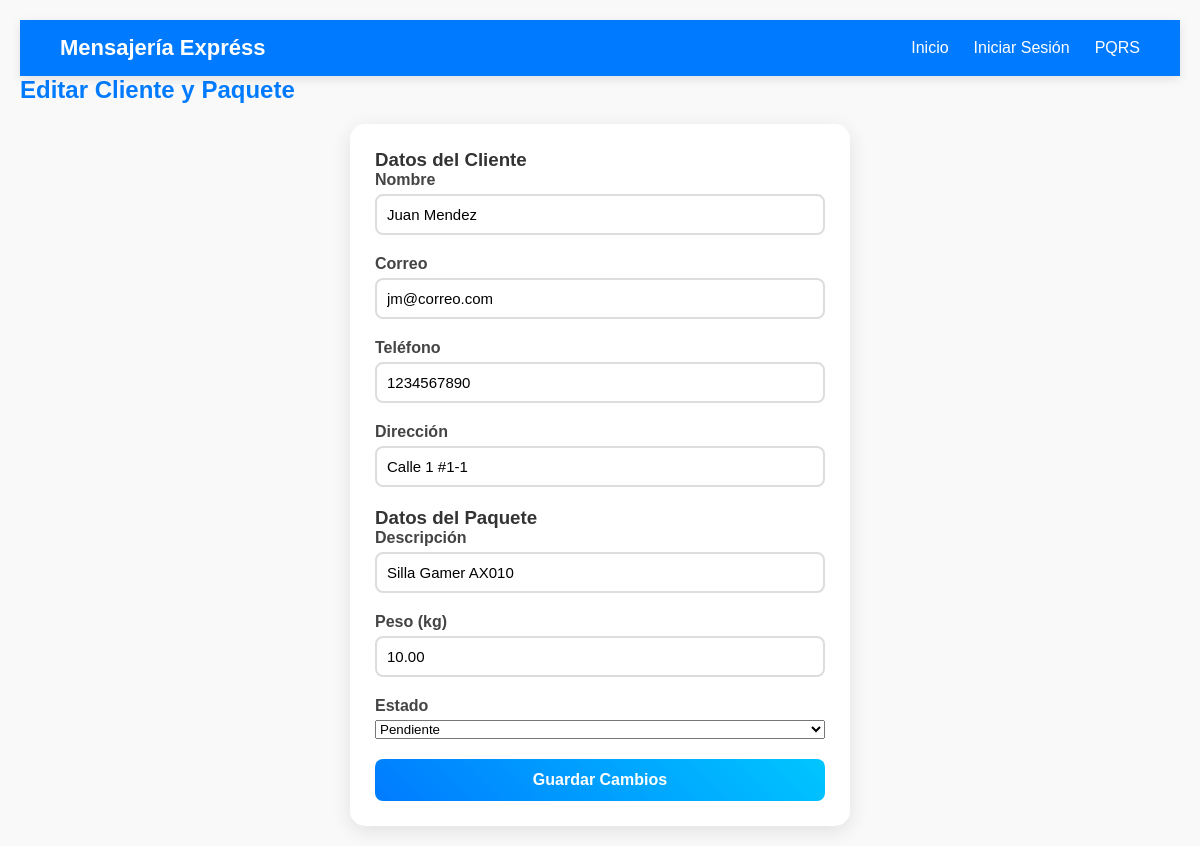
Page /editar_cliente.php?id=12 on the committed database.
### tables this page shows
CREATE TABLE `clientes` (
  `id_cliente` int(11) NOT NULL,
  `nombre` varchar(100) NOT NULL,
  `correo` varchar(100) NOT NULL,
  `telefono` varchar(20) DEFAULT NULL,
  `direccion` text DEFAULT NULL
);

CREATE TABLE `paquetes` (
  `id_paquete` int(11) NOT NULL,
  `id_cliente` int(11) NOT NULL,
  `descripcion` varchar(255) DEFAULT NULL,
  `peso` decimal(5,2) DEFAULT NULL,
  `estado` varchar(50) DEFAULT 'enviado',
  `fecha_envio` datetime DEFAULT current_timestamp(),
  `ciudad_origen` varchar(100) NOT NULL DEFAULT 'Oficina Principal',
  `ciudad_destino` varchar(100) NOT NULL DEFAULT 'Oficina Principal'
);

### editar_cliente.php (the view, shortened to what this page needs)
<?php
include "bd/conexion.php";
include "header.php";
$id = $_GET['id'] ?? 0;
$sql_cliente = "SELECT * FROM clientes WHERE id_cliente = $id";
$result_cliente = $conn->query($sql_cliente);
$cliente = $result_cliente->fetch_assoc();
$sql_paquete = "SELECT * FROM paquetes WHERE id_cliente = $id";
$result_paquete = $conn->query($sql_paquete);
$paquete = $result_paquete->fetch_assoc();
?>
<!DOCTYPE html>
<html lang="es">
<head>
  <link rel="stylesheet" href="css/estilos.css">
</head>
<body>
<h2>Editar Cliente y Paquete</h2>
<form class="formulario" action="procesar_edicion.php" method="POST" id="form-edicion">
  <h3>Datos del Cliente</h3>
  <div class="campo">
    <label>Nombre</label>
    <input type="text" name="nombre" value="<?= htmlspecialchars($cliente['nombre']) ?>" required>
  </div>
  <div class="campo">
    <label>Correo</label>
    <input type="email" name="correo" value="<?= htmlspecialchars($cliente['correo']) ?>" required>
  </div>
  <div class="campo">
    <label>Teléfono</label>
    <input type="text" name="telefono" value="<?= htmlspecialchars($cliente['telefono'] ?? '') ?>">
  </div>
  <div class="campo">
    <label>Dirección</label>
    <input type="text" name="direccion" value="<?= htmlspecialchars($cliente['direccion'] ?? '') ?>">
  </div>
  <h3>Datos del Paquete</h3>
  <div class="campo">
    <label>Descripción</label>
    <input type="text" name="descripcion" value="<?= htmlspecialchars($paquete['descripcion'] ?? '') ?>">
  </div>
  <div class="campo">
    <label>Peso (kg)</label>
    <input type="number" step="0.01" name="peso" value="<?= htmlspecialchars($paquete['peso'] ?? '') ?>">
  </div>
  <div class="campo">
    <label>Estado</label>
    <select name="estado">
      <option value="Pendiente" <?= ($paquete['estado'] ?? '') == 'Pendiente' ? 'selected' : '' ?>>Pendiente</option>
    </select>
  </div>
  <button type="submit" class="btn-animado">Guardar Cambios</button>
</form>

### CSS/estilos.css (style rules this page uses)
* { margin: 0; padding: 0; box-sizing: border-box; }
body { font-family: Arial, sans-serif; margin: 20px; background: #f9f9f9; color: #333; }
h1, h2 { color: #007bff; }
.formulario { max-width: 500px; margin: 20px auto; padding: 25px; background: #fff; border-radius: 15px; box-shadow: 0 5px 20px rgba(0,0,0,0.1); animation: fadeInUp 0.8s ease; }
.campo { margin-bottom: 20px; display: flex; flex-direction: column; }
.campo label { font-weight: bold; margin-bottom: 5px; color: #444; }
.campo input { padding: 10px; border: 2px solid #ddd; border-radius: 8px; transition: all 0.3s ease; font-size: 15px; }
.btn-animado { width: 100%; padding: 12px; border: none; border-radius: 8px; background: linear-gradient(45deg, #007bff, #00c6ff); color: white; font-size: 16px; font-weight: bold; cursor: pointer; transition: all 0.3s ease; position: relative; overflow: hidden; }
.btn-animado::after { content: ""; position: absolute; top: 0; left: -100%; width: 100%; height: 100%; background: rgba(255,255,255,0.3); transition: all 0.4s ease; }

### rows in the picture
clientes: nombre "Juan Mendez", correo "jm@correo.com", telefono "1234567890", direccion "Calle 1 #1-1"
paquetes: descripcion "Silla Gamer AX010", peso "10.00"
